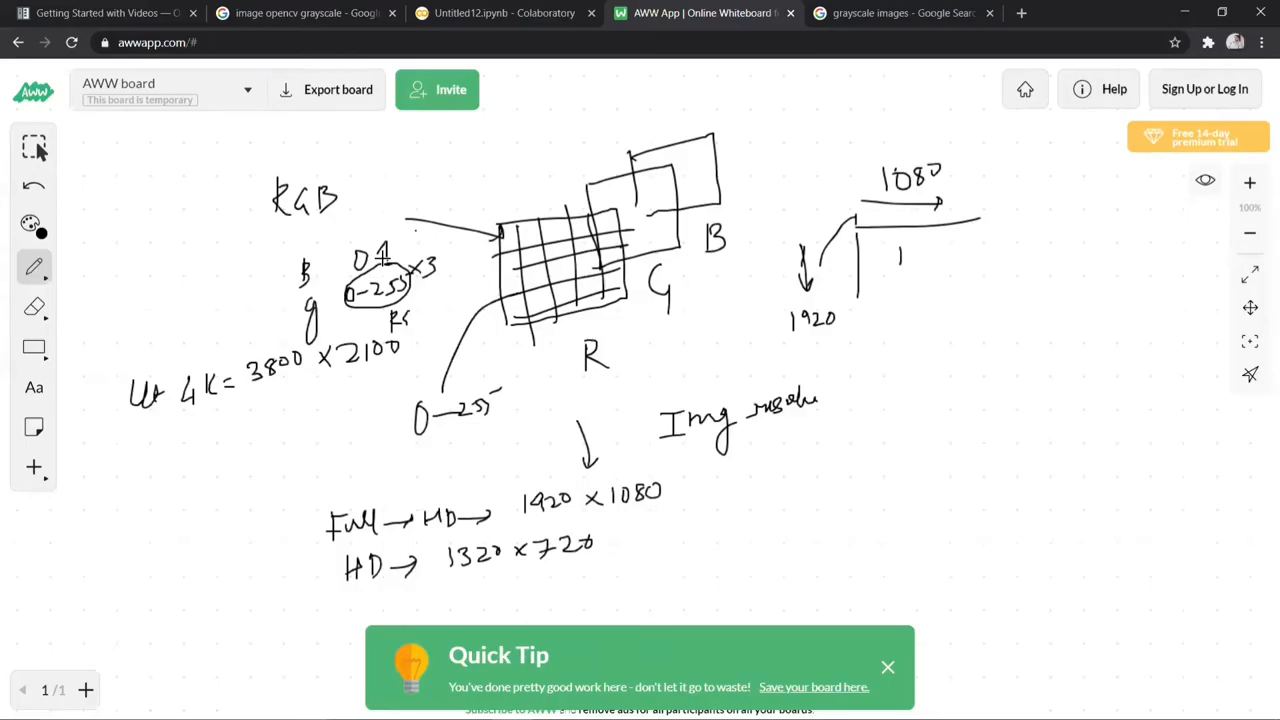
#> input picture frame 60 of onion-opencv-course/videos/part02.h264.mp4, 1280 x 720 px, given in place of part01.h264.mp4, which was not available
$ python extract2.py
#> lines starting #> are read from the running program, lines starting #| are printed output that depends on the picture; pictures that were not available may be replaced by others from this repository, and a replacement may not be noted
import cv2, os, numpy as np

vdir = "/home/user/onion-opencv-course/videos"
fdir = "/home/user/onion-opencv-course/frames"
cdir = "/home/user/onion-opencv-course/contacts"
os.makedirs(fdir, exist_ok=True); os.makedirs(cdir, exist_ok=True)

videos = [f"part{i:02d}.h264.mp4" for i in range(1, 14)]

for v in videos:
    cap = cv2.VideoCapture(os.path.join(vdir, v))
    fps = cap.get(cv2.CAP_PROP_FPS) or 30
    total = int(cap.get(cv2.CAP_PROP_FRAME_COUNT))
    dur = total / fps
    n = 12
    times = [2.0 + (dur - 4.0) * i / (n - 1) for i in range(n)]
    frames = []
    for i, t in enumerate(times):
        cap.set(cv2.CAP_PROP_POS_MSEC, t * 1000)
        ok, fr = cap.read()
        if ok:
            out = os.path.join(fdir, f"{v[:6]}_{i:02d}.jpg")
            cv2.imwrite(out, fr)
            frames.append((t, fr))
#> this loop made 12 passes
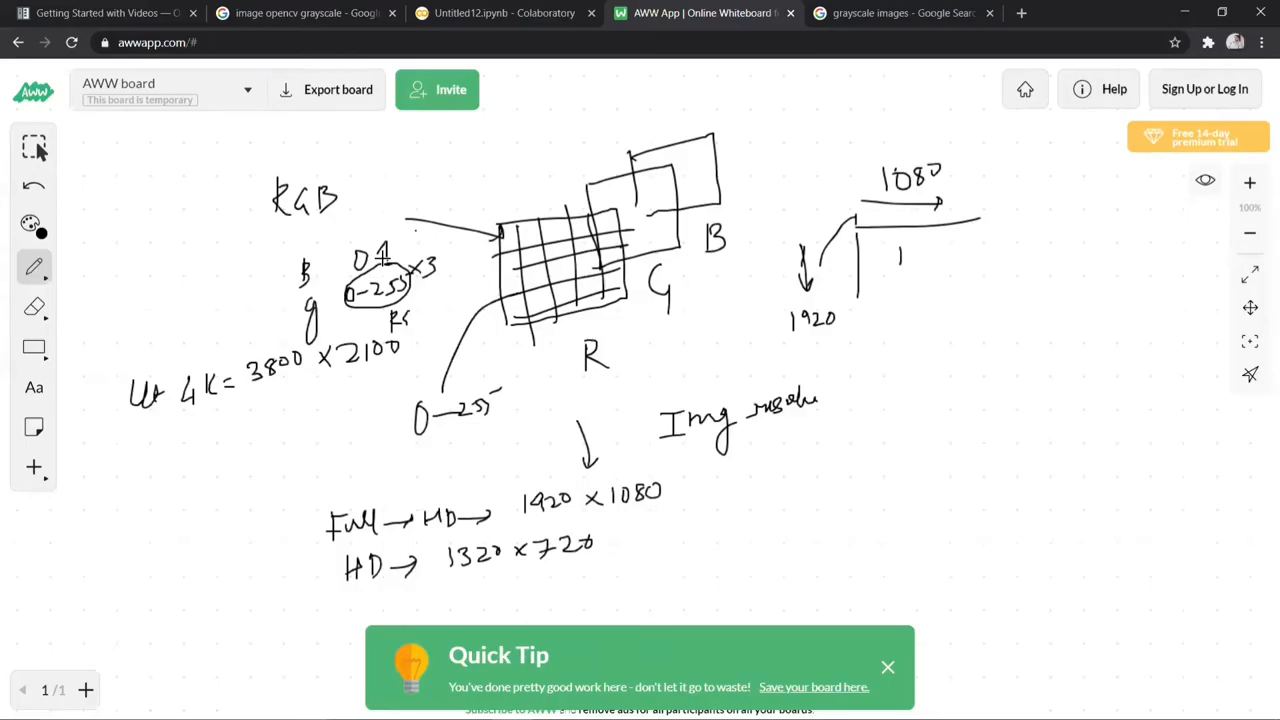
#> input picture frame 60 of onion-opencv-course/videos/part02.h264.mp4, 1280 x 720 px, given in place of part01.h264.mp4, which was not available
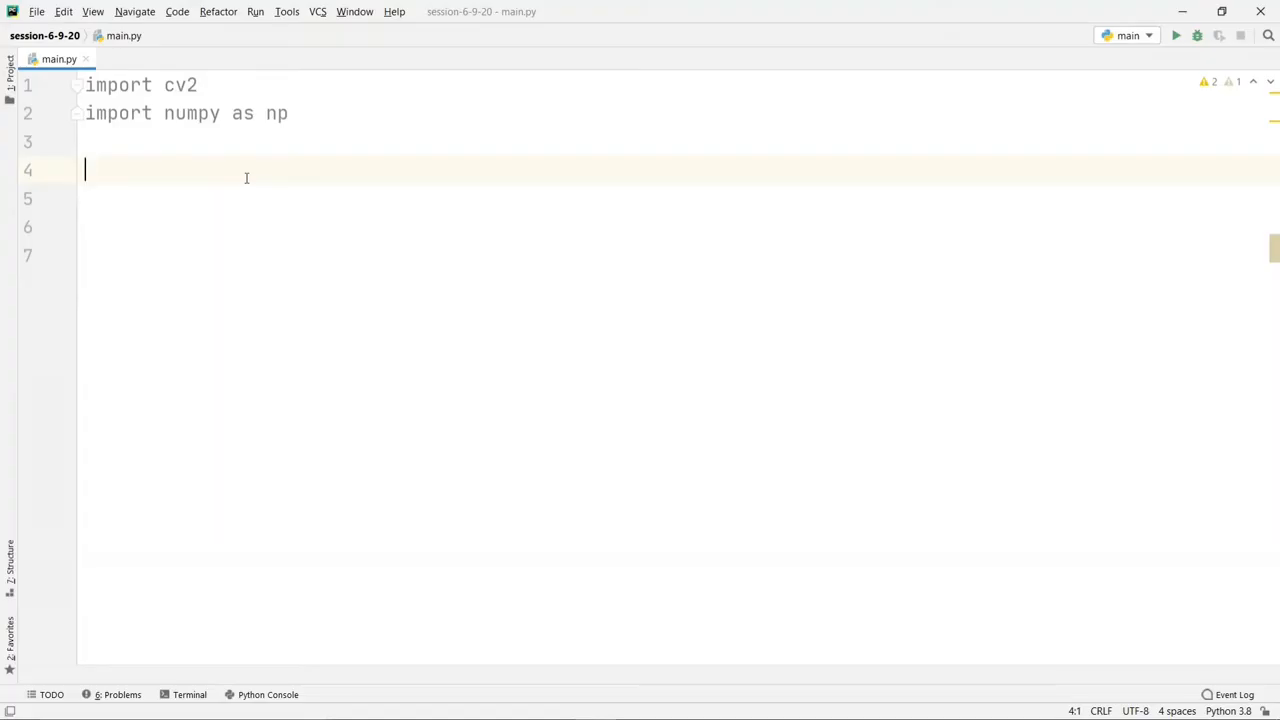
#> input picture frame 539 of onion-opencv-course/videos/part02.h264.mp4, 1280 x 720 px, given in place of part01.h264.mp4, which was not available
#> after the loop, frames = 12 items
    cap.release()
    # build contact sheet 4 cols
    cols = 4
    thumb_w = 420
    rows = []
    for r in range(0, len(frames), cols):
        row = []
        for t, fr in frames[r:r+cols]:
            h, w = fr.shape[:2]
            tw = thumb_w; th = int(h * thumb_w / w)
            th_fr = cv2.resize(fr, (tw, th))
            cv2.putText(th_fr, f"{int(t)}s", (8, th - 12), cv2.FONT_HERSHEY_SIMPLEX, 0.7, (0, 0, 255), 2)
            row.append(th_fr)
        while len(row) < cols:
            row.append(np.zeros_like(row[0]))
        rows.append(np.hstack(row))
#> this loop made 3 passes
#> r on passes 2 to 3: 4, 8
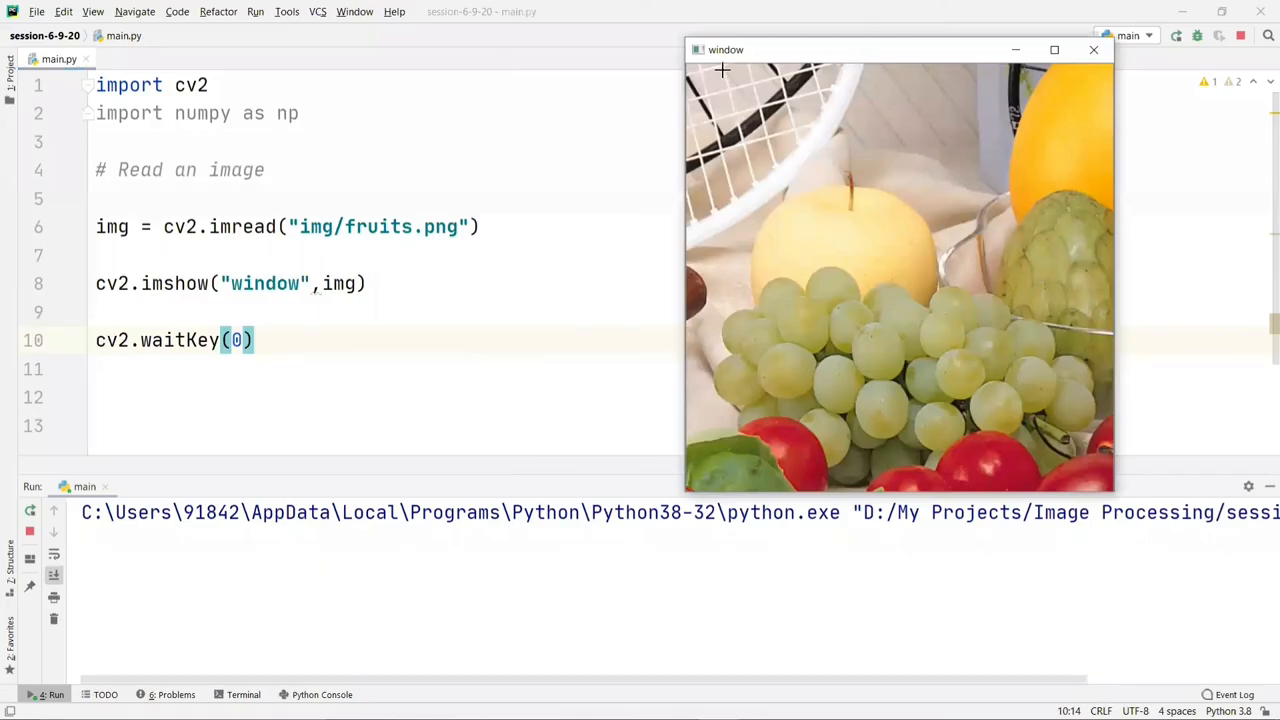
#> fr: shape (720, 1280, 3); mean B, G, R 219.9, 228.5, 233.7
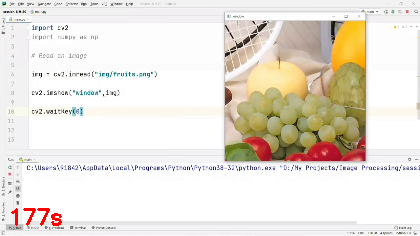
#> th_fr: shape (236, 420, 3); mean B, G, R 219.2, 227.8, 233.8
#> after the loop, rows = 3 items
    sheet = np.vstack(rows)
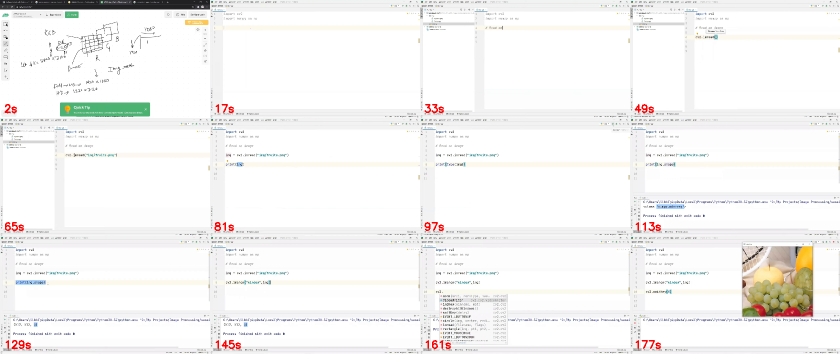
#> sheet: shape (708, 1680, 3) (shown at 1/2 size); mean of channels 0, 1, 2 243.2, 244.3, 245.1; drawn as B, G, R
    cv2.imwrite(os.path.join(cdir, f"{v[:6]}_contact.jpg"), sheet)
    print(v, f"dur={dur:.0f}s frames={len(frames)}")
#| part01.h264.mp4 dur=180s frames=12
print("DONE")

$ run again, starting later in the video
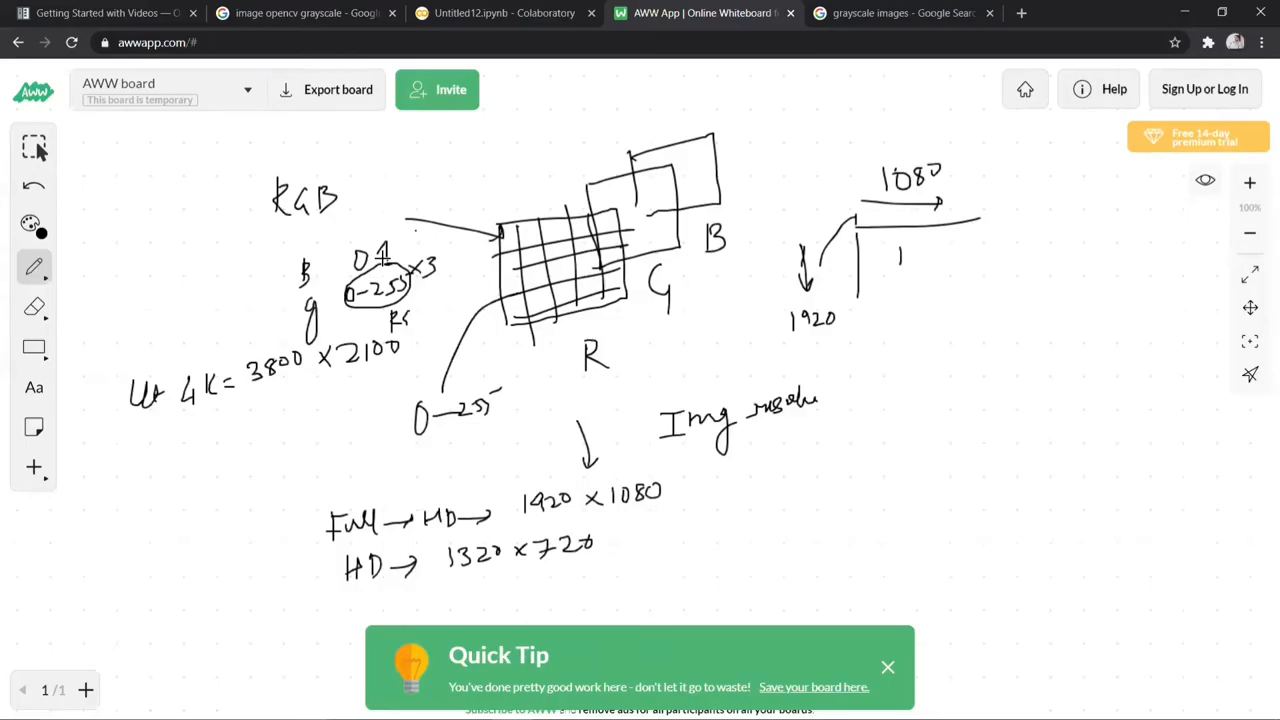
#> input picture frame 60 of onion-opencv-course/videos/part02.h264.mp4, 1280 x 720 px, given in place of part01.h264.mp4, which was not available
#> the loop `for i, t in enumerate(times):` made 12 passes
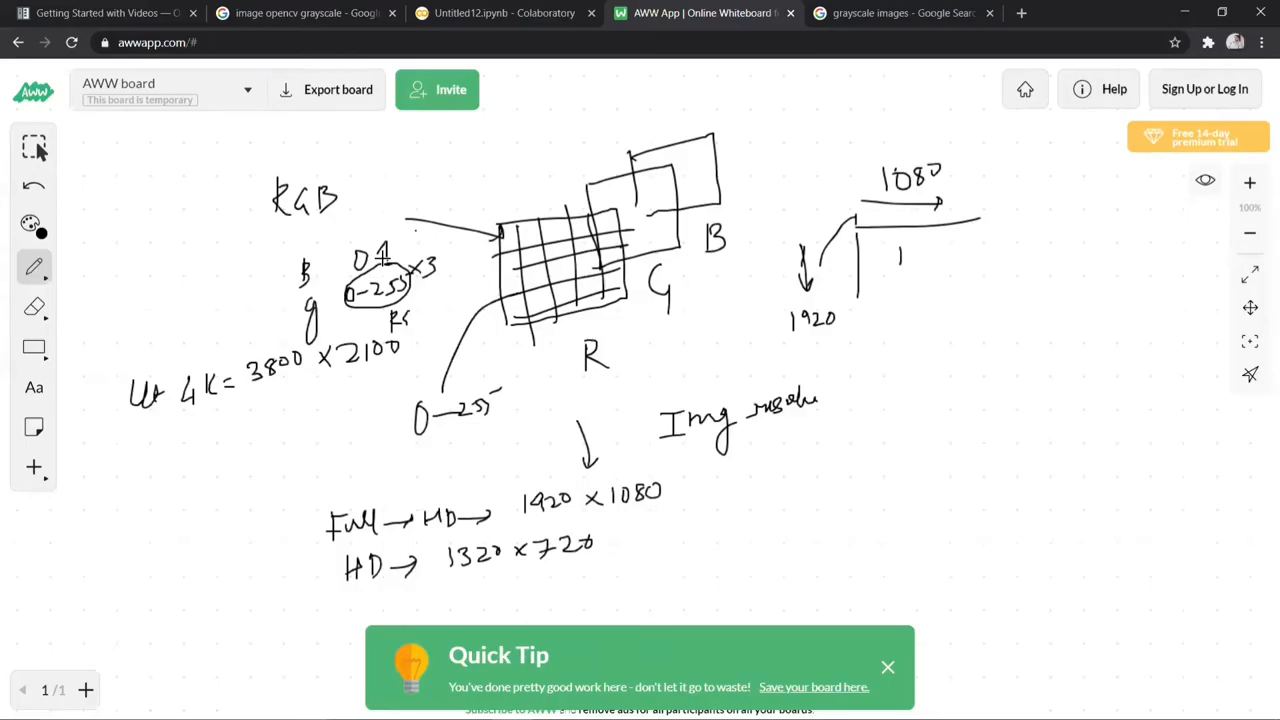
#> input picture frame 60 of onion-opencv-course/videos/part02.h264.mp4, 1280 x 720 px, given in place of part01.h264.mp4, which was not available
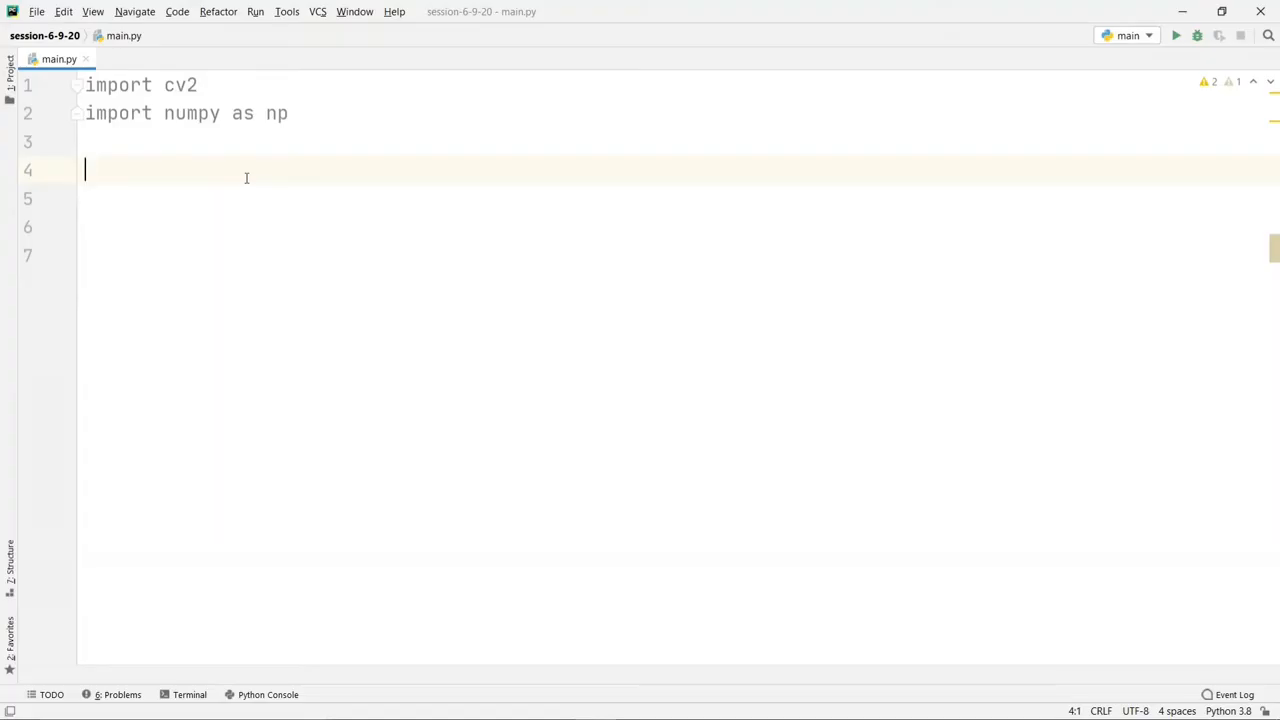
#> input picture frame 539 of onion-opencv-course/videos/part02.h264.mp4, 1280 x 720 px, given in place of part01.h264.mp4, which was not available
#> after the loop `for i, t in enumerate(times):`: frames = 12 items
#> the loop `for r in range(0, len(frames), cols):` made 3 passes
#> r on passes 2 to 3: 4, 8
#> after the loop `for r in range(0, len(frames), cols):`: rows = 3 items
#| part01.h264.mp4 dur=180s frames=12

$ run again, starting later in the video
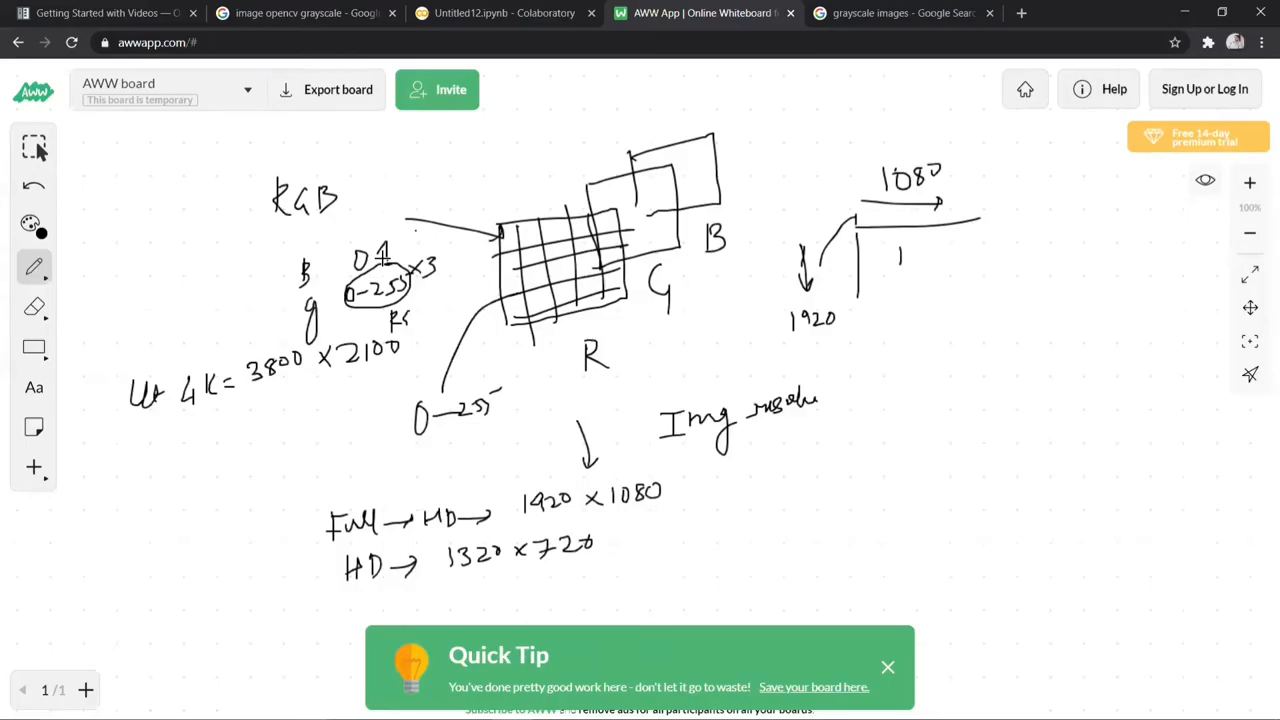
#> input picture frame 60 of onion-opencv-course/videos/part02.h264.mp4, 1280 x 720 px, given in place of part01.h264.mp4, which was not available
#> the loop `for i, t in enumerate(times):` made 12 passes
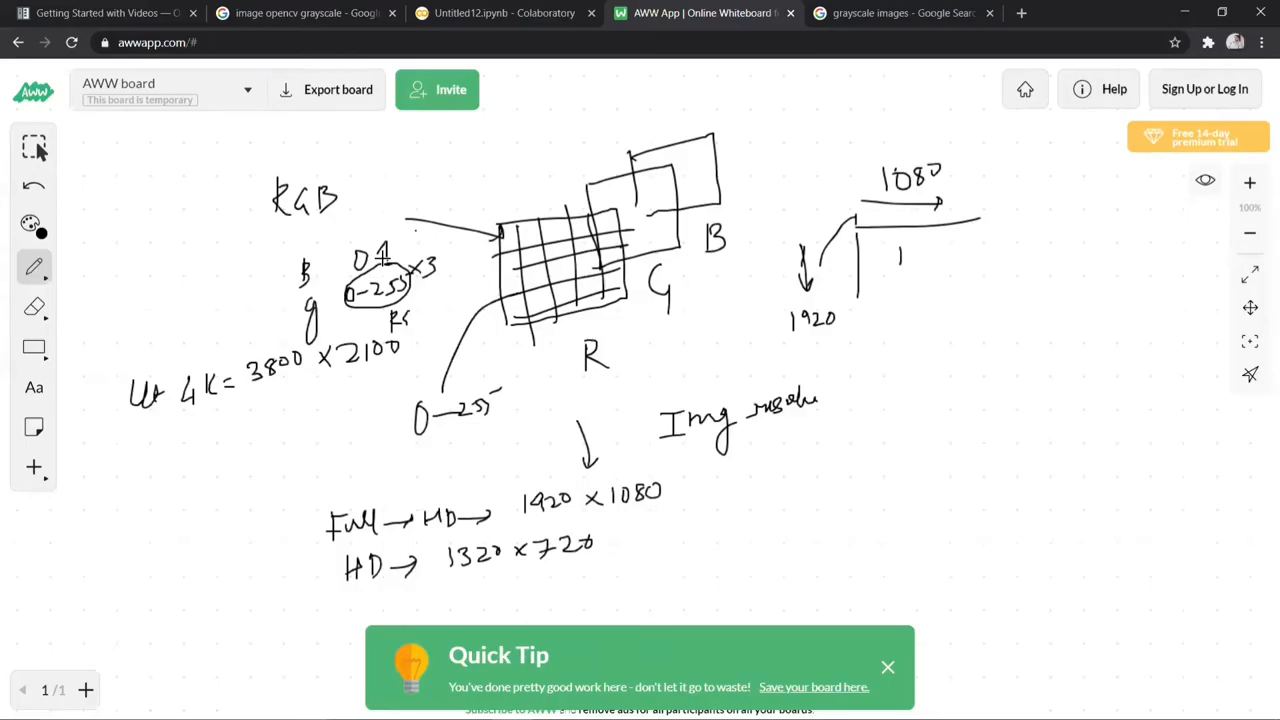
#> input picture frame 60 of onion-opencv-course/videos/part02.h264.mp4, 1280 x 720 px, given in place of part01.h264.mp4, which was not available
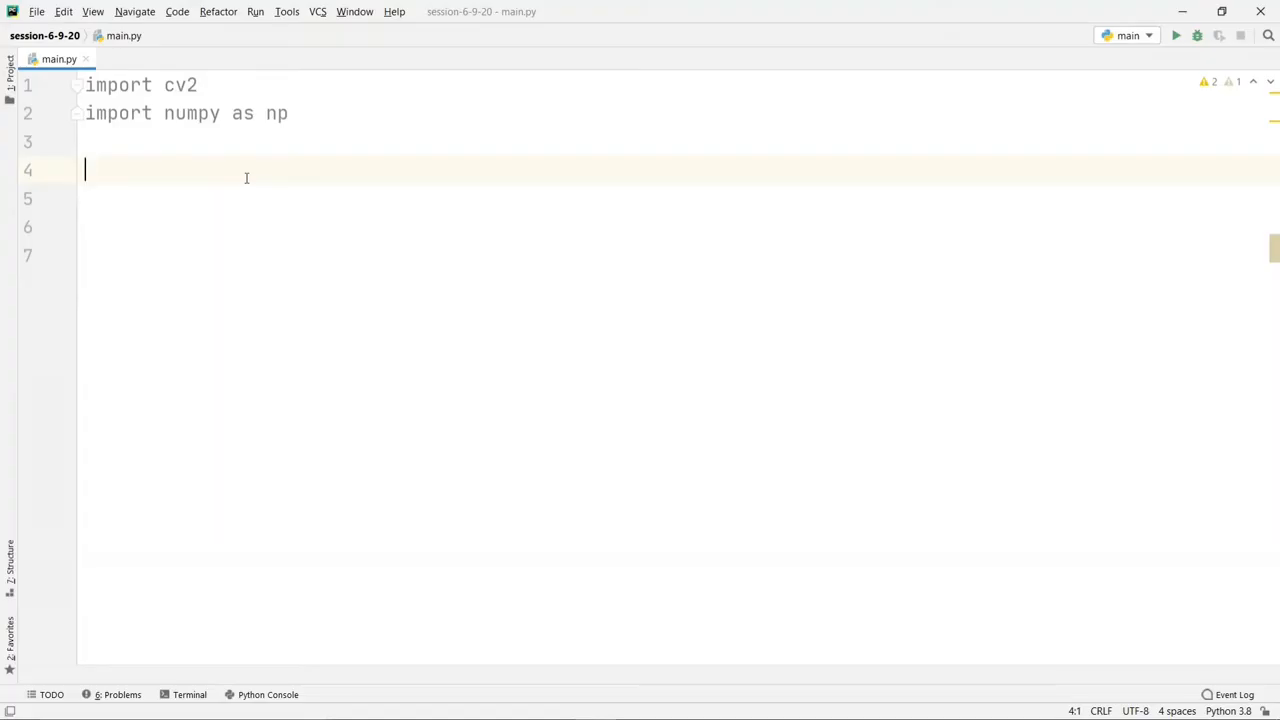
#> input picture frame 539 of onion-opencv-course/videos/part02.h264.mp4, 1280 x 720 px, given in place of part01.h264.mp4, which was not available
#> after the loop `for i, t in enumerate(times):`: frames = 12 items
#> the loop `for r in range(0, len(frames), cols):` made 3 passes
#> r on passes 2 to 3: 4, 8
#> after the loop `for r in range(0, len(frames), cols):`: rows = 3 items
#| part01.h264.mp4 dur=180s frames=12
